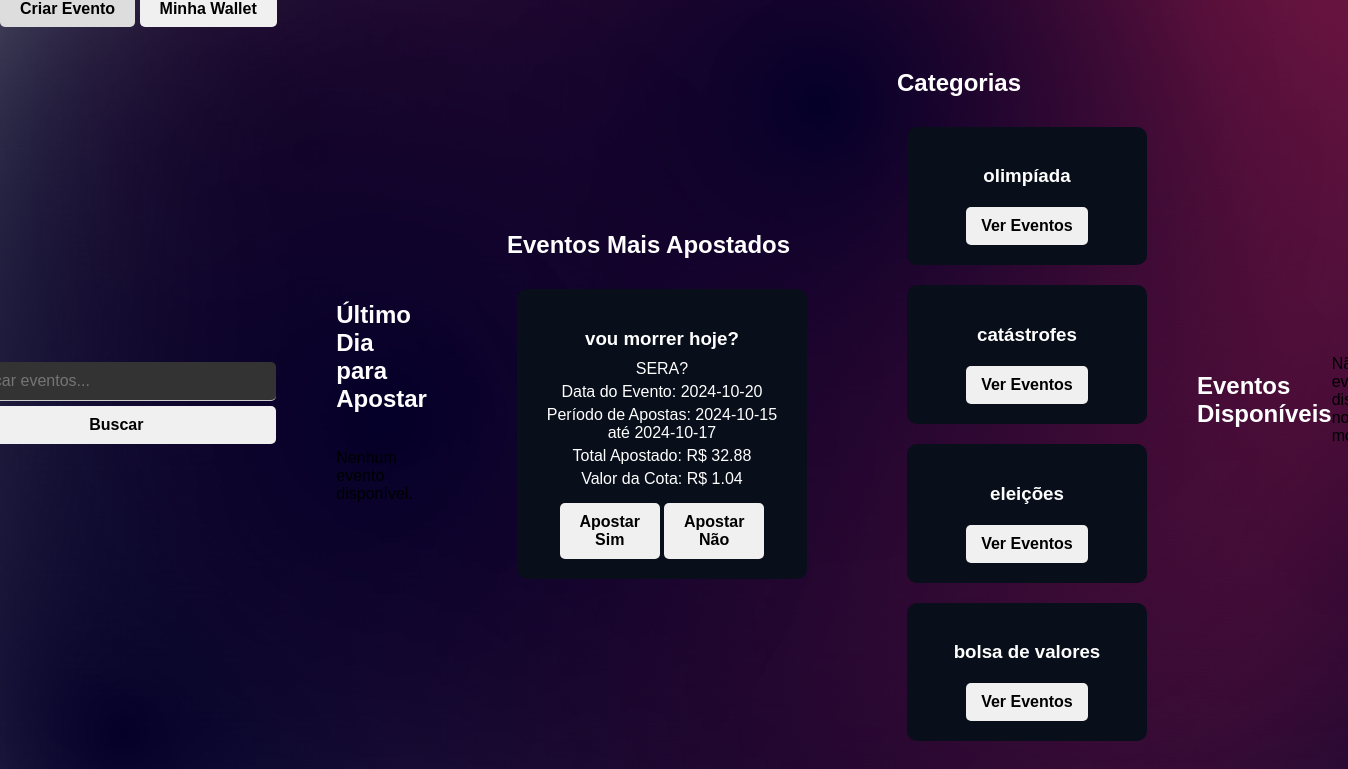
The page /area_usuario (signed in) on the database its author committed.
### tables this page shows
CREATE TABLE eventos (
        id INTEGER PRIMARY KEY AUTOINCREMENT,
        titulo TEXT NOT NULL,
        descricao TEXT NOT NULL,
        valor_cota REAL NOT NULL CHECK (valor_cota >= 1.00),
        data_evento DATE NOT NULL,
        data_inicio_apostas DATE NOT NULL,
        data_fim_apostas DATE NOT NULL,
        status TEXT NOT NULL DEFAULT 'pendente',
        id_criador INTEGER NOT NULL,
        data_criacao TIMESTAMP DEFAULT CURRENT_TIMESTAMP, opcao_vencedora TEXT,
        FOREIGN KEY (id_criador) REFERENCES usuarios(id) ON DELETE CASCADE
    );

CREATE TABLE categorias_eventos (
        id INTEGER PRIMARY KEY AUTOINCREMENT,
        nome TEXT UNIQUE NOT NULL
    );

### app.py (the view)
@app.route('/area_usuario')
def area_usuario():
    if 'logged_in' in session:
        user_id = session.get('id_usuario')
        conn = sqlite3.connect(database_path)
        cursor = conn.cursor()
        print("ID do usuário na sessão:", session.get('id_usuario'))
        cursor.execute('''
            SELECT * FROM eventos
            WHERE data_fim_apostas = date('now')
            AND status = 'aprovado'
            ORDER BY data_evento ASC
            LIMIT 10
        ''')
        eventos_finalizando = cursor.fetchall()
        cursor.execute('''
            SELECT eventos.*, SUM(apostas.valor) as total_apostado
            FROM eventos
            LEFT JOIN apostas ON eventos.id = apostas.id_evento
            WHERE eventos.status = 'aprovado'
            GROUP BY eventos.id
            ORDER BY total_apostado DESC
            LIMIT 10
        ''')
        eventos_mais_apostados = cursor.fetchall()
        cursor.execute('SELECT * FROM categorias_eventos')
        categorias = cursor.fetchall()
        conn.close()
        return render_template('area_usuario.html', eventos_finalizando=eventos_finalizando,
                               eventos_mais_apostados=eventos_mais_apostados, categorias=categorias)
    else:
        return redirect(url_for('login'))

### templates/area_usuario.html (shortened to what this page needs)
<!DOCTYPE html>
<html lang="pt-BR">
<head>
    <link rel="stylesheet" href="{{ url_for('static', filename='css/styles.css') }}">
</head>
<body>
    <div class="top-bar">
        <a href="{{ url_for('criar_evento') }}" class="wallet-button">Criar Evento</a>
        <a href="{{ url_for('gerenciar_carteira') }}" class="wallet-button">Minha Wallet</a>
    </div>
    <div class="search-container">
        <form action="{{ url_for('pesquisar_evento') }}" method="GET" target="_blank">
            <input type="text" name="query" placeholder="Buscar eventos..." required>
            <button type="submit">Buscar</button>
        </form>
    </div>
    <div class="section">
        <h2>Último Dia para Apostar</h2>
        <div class="eventos-container">
            {% for evento in eventos_finalizando %}
                <div class="evento-card">
                    <h3>{{ evento[1] }}</h3>
                    <p>{{ evento[2] }}</p>
                    <p>Data do Evento: {{ evento[4] }}</p>
                    <p>Período de Apostas: {{ evento[5] }} até {{ evento[6] }}</p>
                    <p>Valor da Cota: R$ {{ '{:.2f}'.format(evento[3]) }}</p>
                    <button onclick="openModal('{{ evento[0] }}', '{{ evento[1] }}', 'sim')">Apostar Sim</button>
                    <button onclick="openModal('{{ evento[0] }}', '{{ evento[1] }}', 'nao')">Apostar Não</button>
                </div>
            {% else %}
                <p>Nenhum evento disponível.</p>
            {% endfor %}
        </div>
    </div>
    <div class="section">
        <h2>Eventos Mais Apostados</h2>
        <div class="eventos-container">
            {% for evento in eventos_mais_apostados %}
                <div class="evento-card">
                    <h3>{{ evento[1] }}</h3>
                    <p>{{ evento[2] }}</p>
                    <p>Data do Evento: {{ evento[4] }}</p>
                    <p>Período de Apostas: {{ evento[5] }} até {{ evento[6] }}</p>
                    <p>Total Apostado: R$ {{ '{:.2f}'.format(evento[-1] or 0) }}</p>
                    <p>Valor da Cota: R$ {{ '{:.2f}'.format(evento[3]) }}</p>
                    <button onclick="openModal('{{ evento[0] }}', '{{ evento[1] }}', 'sim')">Apostar Sim</button>
                    <button onclick="openModal('{{ evento[0] }}', '{{ evento[1] }}', 'nao')">Apostar Não</button>
                </div>
            {% else %}
                <p>Nenhum evento disponível.</p>
            {% endfor %}
        </div>
    </div>
    <div class="section">
        <h2>Categorias</h2>
        <div class="categorias-container">
            {% for categoria in categorias %}
                <div class="categoria-card">
                    <h3>{{ categoria[1] }}</h3>
                    <a href="{{ url_for('pesquisar_evento') }}?categoria={{ categoria[0] }}">Ver Eventos</a>
                </div>
            {% else %}
                <p>Nenhuma categoria disponível.</p>
            {% endfor %}
        </div>
    </div>
    <h2>Eventos Disponíveis</h2>
    <div class="eventos-container">
        {% for evento in eventos %}
            <div class="evento-card">
                <h3>{{ evento.titulo }}</h3>
                <p>{{ evento.descricao }}</p>
                <p>Data do evento: {{ evento.data_evento }}</p>
                <button onclick="openModal('{{ evento.id }}', '{{ evento.titulo }}', 'sim')">Apostar Sim</button>
                <button onclick="openModal('{{ evento.id }}', '{{ evento.titulo }}', 'nao')">Apostar Não</button>
            </div>
        {% else %}
            <p>Não há eventos disponíveis no momento.</p>
        {% endfor %}
    </div>
</body>
</html>

### static/css/styles.css (style rules this page uses)
body { margin: 0; padding: 0; font-family: Arial, sans-serif; background: url('/static/images/bg.png') no-repeat center center fixed; background-size: cover; height: 100vh; display: flex; justify-content: center; align-items: center; }
h2 { color: #fff; text-align: left; font-weight: bold; margin-bottom: 20px; }
input[type="text"], input[type="password"],input[type="email"],input[type="date"] { width: 100%; padding: 10px; margin: 5px 0; border: none; border-bottom: 1px solid #ccc; background-color: #333; color: #fff; font-size: 16px; outline: none; border-radius: 5px; }
button { width: 100%; padding: 10px; background-color: #f0f0f0; border: none; border-radius: 5px; cursor: pointer; font-size: 16px; font-weight: bold; }
.search-container { text-align: center; margin: 20px; }
.search-container input[type="text"] { width: 300px; padding: 10px; }
.search-container button { padding: 10px 20px; background-color: #f0f0f0; color: #000; border: none; border-radius: 5px; cursor: pointer; font-weight: bold; }
.section { margin: 40px; }
.section h2 { color: #fff; text-align: left; margin-bottom: 20px; }
.eventos-container { display: flex; flex-wrap: wrap; justify-content: center; }
.evento-card { background-color: #080E1A; padding: 20px; margin: 10px; width: 250px; border-radius: 10px; color: #fff; text-align: center; }
.evento-card h3 { margin-bottom: 10px; }
.evento-card p { margin: 5px 0; }
.evento-card button { margin-top: 10px; width: 100px; padding: 10px; background-color: #f0f0f0; color: #000; border: none; border-radius: 5px; cursor: not-allowed; font-weight: bold; }
.categorias-container { display: flex; flex-wrap: wrap; justify-content: center; }
.categoria-card { background-color: #080E1A; padding: 20px; margin: 10px; width: 200px; border-radius: 10px; color: #fff; text-align: center; }
.categoria-card h3 { margin-bottom: 10px; }
.categoria-card a { display: inline-block; margin-top: 10px; padding: 10px 15px; background-color: #f0f0f0; color: #000; text-decoration: none; border-radius: 5px; font-weight: bold; }
.top-bar { position: fixed; top: 0; left: 0; z-index: 1000; }
.wallet-button { padding: 10px 20px; background-color: #f0f0f0; color: #000; text-decoration: none; border-radius: 5px; font-weight: bold; }

### rows shown on the page
eventos: titulo "vou morrer hoje?", descricao "SERA?", data_evento "2024-10-20", data_inicio_apostas "2024-10-15", data_fim_apostas "2024-10-17", evento "32.88", valor_cota "1.04"
categorias_eventos: nome "olimpíada"
categorias_eventos: nome "catástrofes"
categorias_eventos: nome "eleições"
categorias_eventos: nome "bolsa de valores"
